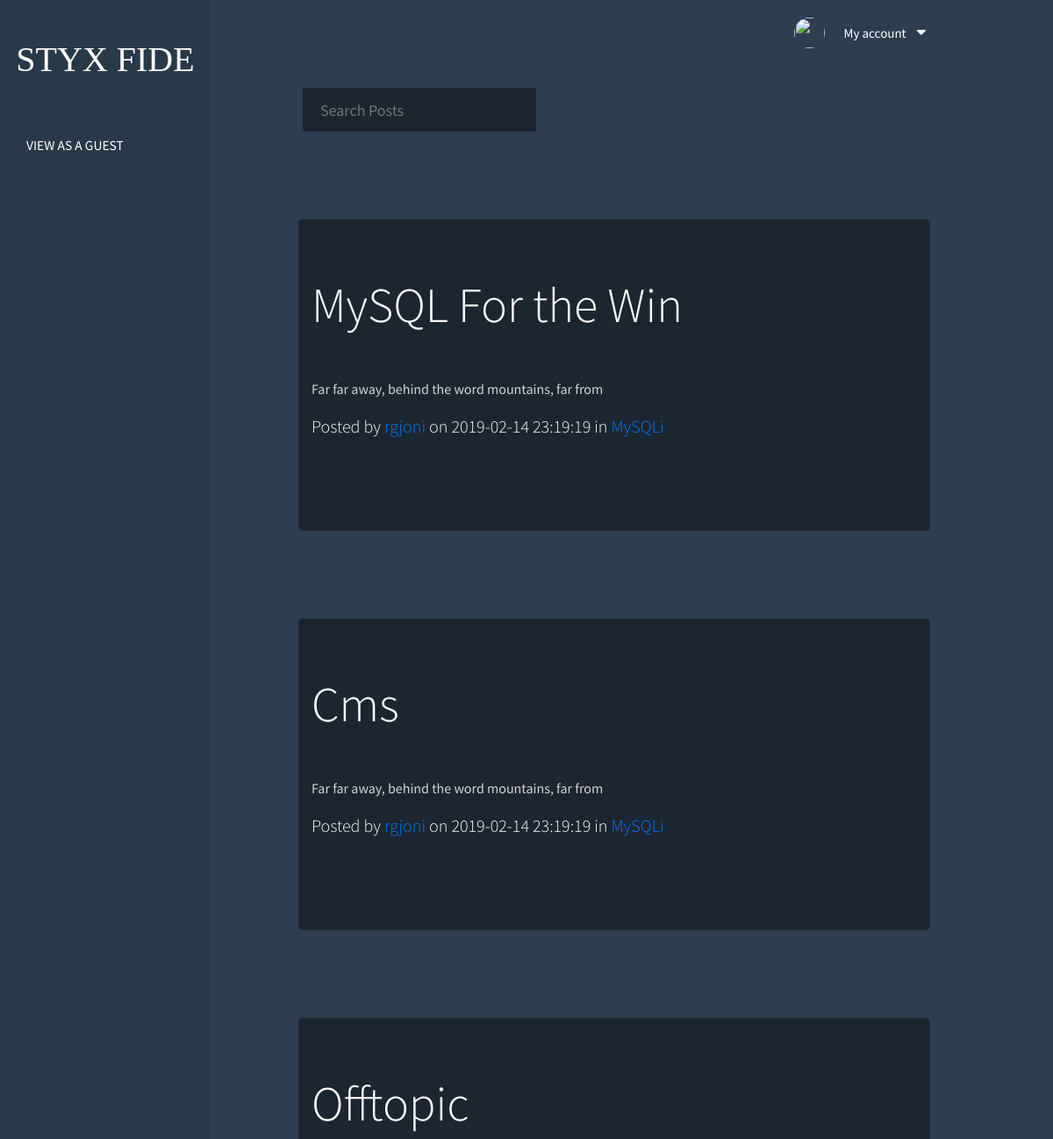
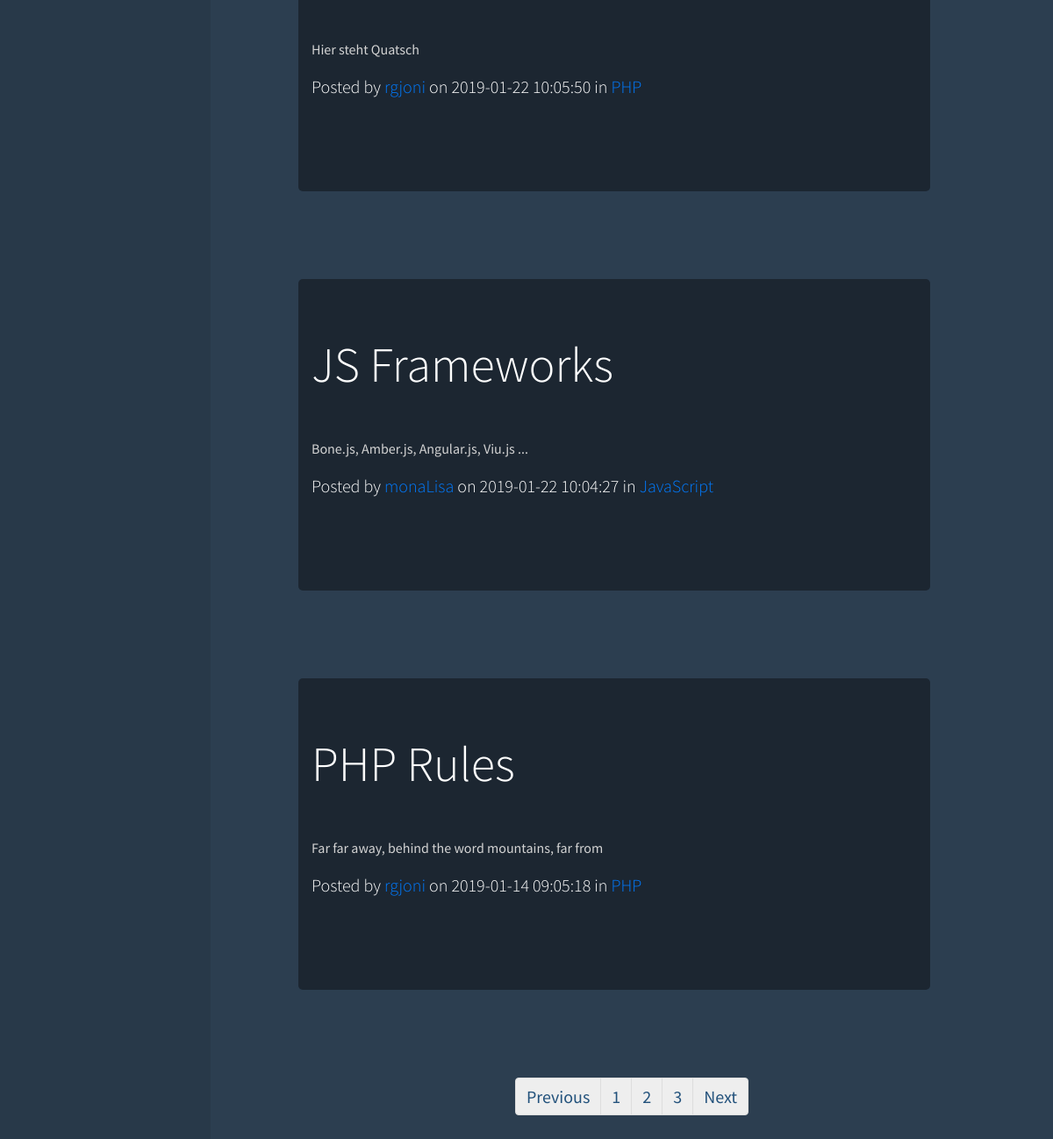
Screenshot of /posts_guest.php with the database file from the repository (2 pictures, top to bottom).
### tables this page shows
CREATE TABLE `posts` (
  `id` int(10) UNSIGNED NOT NULL,
  `user_id` int(10) UNSIGNED NOT NULL,
  `category_id` int(10) UNSIGNED NOT NULL,
  `title` varchar(55) NOT NULL DEFAULT '',
  `content` text NOT NULL,
  `created_at` timestamp NULL DEFAULT CURRENT_TIMESTAMP,
  `updated_at` timestamp NULL DEFAULT NULL ON UPDATE CURRENT_TIMESTAMP
);

CREATE TABLE `usersvet` (
  `id` int(10) UNSIGNED NOT NULL,
  `group_id` int(10) UNSIGNED NOT NULL,
  `userName` varchar(25) NOT NULL,
  `email` varchar(50) NOT NULL,
  `pwd` char(255) NOT NULL,
  `auth_code` char(255) DEFAULT NULL,
  `activated` tinyint(1) DEFAULT NULL,
  `created_at` timestamp NULL DEFAULT CURRENT_TIMESTAMP,
  `updated_at` timestamp NULL DEFAULT NULL ON UPDATE CURRENT_TIMESTAMP
);

CREATE TABLE `categories` (
  `id` int(10) UNSIGNED NOT NULL,
  `title` varchar(55) NOT NULL DEFAULT '',
  `created_at` timestamp NULL DEFAULT CURRENT_TIMESTAMP,
  `updated_at` timestamp NULL DEFAULT NULL ON UPDATE CURRENT_TIMESTAMP
);

### posts_guest.php (the view, shortened to what this page needs)
<?php
$postsObj = mysqli_query($dbConnection,
                         "SELECT
                                posts.id,
                                posts.title,
                                posts.content,
                                posts.created_at,
                                usersvet.userName,
                                categories.title AS category_title
                          FROM posts
                          JOIN usersvet
                          ON usersvet.id = posts.user_id
                          JOIN categories
                          ON categories.id = posts.category_id
                          ORDER BY posts.created_at
                          DESC");
$posts = [];
while ($_row = mysqli_fetch_assoc($postsObj)) {
    $posts[] = $_row;
}
?>
<!DOCTYPE html>
<html lang="en">
<head>
<link rel="stylesheet" href="https://stackpath.bootstrapcdn.com/bootstrap/4.1.3/css/bootstrap.min.css">
<link rel="stylesheet" href="<?= BASE ?>dash.css">
<link rel="stylesheet" href="//maxcdn.bootstrapcdn.com/font-awesome/4.3.0/css/font-awesome.min.css">
</head>
<body>
<?php require_once 'partials/header.php'; ?>
<main class="dashboard">
  <form action="search_post.php" method="post" id="search">
    <input style="border: none;
                  background: #1C2631;
                  color: white;
                  height: 50px;
                  font-size: 18px;
                  margin-left: 105px;
                  margin-top: 100px;
                  padding: 20px;
                  border-radius: 3px;" name="search" type="text" placeholder="Search Posts">
  </form>
  <?php foreach($posts as $post): ?>
    <div class="jumbotron jumbotron-fluid w-75" id="posts">
        <div class="container jumbo">
            <div style="padding-bottom: 50px;" class="display-4">
              <a style="color: white;" href="post.php?id=<?= $post['id'] ?>">
                  <?= $post['title'] ?>
              </a>
            </div>
            <p style="color: lightgrey;"><?= substr($post['content'], 0, 50) ?></p>
            <p class="lead">
            Posted by <a href="#"><?= $post['userName'] ?? 'unknown' ?></a> on <?= $post['created_at'] ?> in
            <a href=""><?= $post['category_title'] ?? 'uncategorized' ?></a>
            </p><br>
        </div>
    </div>
  <?php endforeach ?>
    <nav aria-label="Page navigation example">
      <ul style="font-size: 20px;" class="pagination pagination-md justify-content-center">
        <li class="page-item"><a class="page-link" href="#">Previous</a></li>
        <li class="page-item"><a class="page-link" href="#">1</a></li>
        <li class="page-item"><a class="page-link" href="#">2</a></li>
        <li class="page-item"><a class="page-link" href="#">3</a></li>
        <li class="page-item"><a class="page-link" href="#">Next</a></li>
      </ul>
    </nav>
</main>
</body>

### partials/header.php (shortened to what this page needs)
<!DOCTYPE html>
<html lang="en">
<head>
<link rel="stylesheet" href="editor.css">
<link rel="stylesheet" href="dash.css">
</head>
<header>
<div class="account">
<img src="https://s3-us-west-2.amazonaws.com/s.cdpn.io/217538/profile.jpg" />
<p>My account<i class="fa fa-caret-down"></i></p>
</div>
</header>
<aside>
<a href="../index.html"><h1>Styx Fide</h1></a>
<ul id="jsContainer">
    <?php if(!isset($_SESSION['group_id'])): ?>
    <li class="nav-item">
    <a class="nav-link" href="posts_guest.php">View as a Guest</a>
    </li>
    <?php endif ?>
</ul>
</aside>
</html>

### dash.css (style rules this page uses)
* { margin: 0; padding: 0; }
html, body { background: #2C3E50; font-family: "Source Sans Pro", sans-serif; -webkit-font-smoothing: antialiased; text-shadow: 1px 1px 1px rgba(0, 0, 0, 0.004); overflow-x: hidden; height: 100vh; }
header { position: absolute; right: 0; height: 0; }
.account { margin: 20px 260px; }
.account img { z-index: 1000; float: right; width: 35px; height: 35px; border-radius: 50%; }
.account p { float: right; color: #FFF; margin: 7px -160px; font-size: 15px; }
aside { background: #283949; width: 20%; height: 100vh; position: fixed; overflow-y: visible !important; }
aside h1 { font-family: 'Anton', sans-serif; color: #FFF; text-align: center; margin-top: 20px; font-size: 40px; font-family: 'Bree Serif', serif; }
aside ul { margin: 40px 0; }
aside li { list-style: none; padding: 14px; transition: all ease 0.4s; }
aside a { color: #FFF; text-decoration: none; font-size: 15.5px; padding-left: 20px; font-weight: 400; text-transform: uppercase; }
.dashboard { background: #2C3E50; width: 80%; height: 100vh; float: right; }
.fa { color: #FFF; padding-left: 2px; font-size: 14px !important; }
.fa.fa-caret-down { margin: 0 10px; font-size: 18px !important; }
.jumbotron { background: rgb(28, 38, 49); color: white; margin: 100px; border-radius: 5px; }
.pagination > li > a { color: #23527c; background-color: #eee; border-color: #ddd; }
a { text-decoration: none !important; }

### editor.css (style rules this page uses)
body { background-color: #1b2431; }

### rows the page displays
posts: title "MySQL For the Win", content "Far far away, behind the word mountains, far from", usersvet.userName "rgjoni", created_at "2019-02-14 23:19:19", category.title "MySQLi"
posts: title "Cms", content "Far far away, behind the word mountains, far from", usersvet.userName "rgjoni", created_at "2019-02-14 23:19:19", category.title "MySQLi"
posts: title "Offtopic", content "Hier steht Quatsch", usersvet.userName "rgjoni", created_at "2019-01-22 10:05:50", category.title "PHP"
posts: title "JS Frameworks", content "Bone.js, Amber.js, Angular.js, Viu.js ...", usersvet.userName "monaLisa", created_at "2019-01-22 10:04:27", category.title "JavaScript"
posts: title "PHP Rules", content "Far far away, behind the word mountains, far from", usersvet.userName "rgjoni", created_at "2019-01-14 09:05:18", category.title "PHP"
